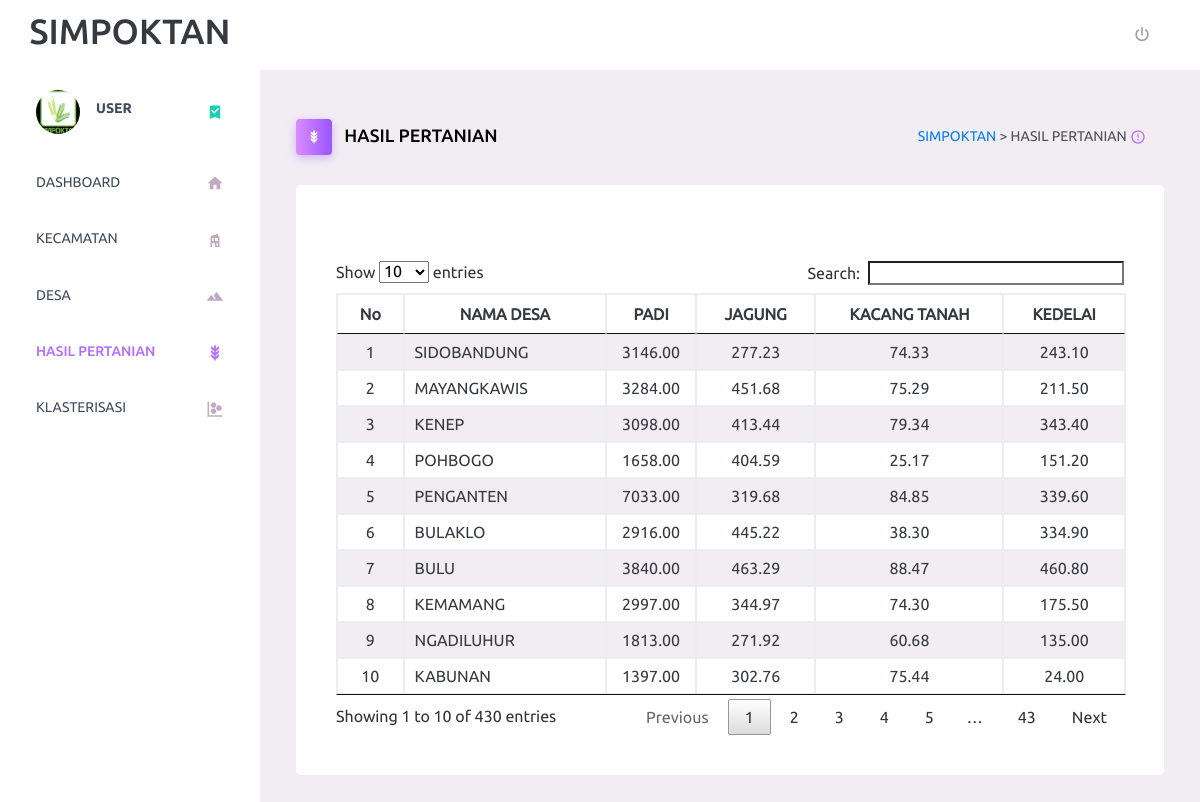
The app's page /index.php/c_user/hasil_pertanian with its own data.
### tables this page shows
CREATE TABLE `hasil_pertanian` (
  `id_hasil` varchar(20) NOT NULL,
  `id_desa` varchar(20) NOT NULL,
  `padi` decimal(20,2) NOT NULL,
  `jagung` decimal(20,2) NOT NULL,
  `kacang_tanah` decimal(20,2) NOT NULL,
  `kedelai` decimal(20,2) NOT NULL
);

CREATE TABLE `desa` (
  `id_desa` varchar(20) NOT NULL,
  `nama_desa` varchar(20) NOT NULL,
  `id_kecamatan` varchar(20) NOT NULL
);

### application/controllers/C_user.php (called while the page is built, shortened)
<?php
	class C_user extends CI_Controller{
		public function hasil_pertanian(){
			$hasil_pertanian =$this->M_data->tampil_hasil()->result();
			$data['hasil_pertanian'] = $hasil_pertanian;
			$hasil_pertanian = $hasil_pertanian[count($hasil_pertanian)-1];
			$hasil_pertanian = $hasil_pertanian->id_hasil;
			$hasil_pertanian = str_replace("H", "", $hasil_pertanian);
			$hasil_pertanian = (int)$hasil_pertanian;
			$hasil_pertanian ++;
			$data['id_hasil'] = $hasil_pertanian;
			$id_desa = $this->M_data->get_select('id_desa', 'hasil_pertanian');
			$list_id = array();
			foreach ($id_desa as $k) {
				$list_id[count($list_id)] = $k->id_desa;
			}
			$data[
				'list_desa'] = $this->M_data->get_desa_unik($list_id);
				$this->load->view('V_link');
				$this->load->view('user/V_navbar');
				$this->load->view('user/V_hasilpertanian',$data);
			}
	}
?>

### index.php (called while the page is built, shortened)
<?php
require_once BASEPATH.'core/CodeIgniter.php';

### application/models/M_data.php (called while the page is built, shortened)
<?php
class M_data extends CI_Model{
	public function tampil_hasil(){
		return $this->db->get_where('hasil_pertanian,desa','hasil_pertanian.id_desa=desa.id_desa');
	}
	public function get_desa_unik($arr){
		$this->db->where_not_in('id_desa', $arr);
		return $this->db->get('desa')->result();
	}
	public function get_select($select,$nama_table){
		$this->db->select($select);
		return $this->db->get($nama_table)->result();
	}
}
 ?>

### application/views/user/V_hasilpertanian.php (the view, shortened to what this page needs)
<body>
      <div class="main-panel">
        <div class="content-wrapper">
          <div class="page-header">
            <h3 class="page-title">
              <span class="page-title-icon bg-gradient-primary text-white mr-2">
                <i class="mdi mdi-barley"></i>
              </span>
              HASIL PERTANIAN
            </h3>
            <nav aria-label="breadcrumb">
              <ul class="breadcrumb">
                <li class="breadcrumb-item active" aria-current="page">
                  <span><a href="<?php echo base_url('c_user/dasboard')?>">SIMPOKTAN </a>> </span>HASIL PERTANIAN
                  <i class="mdi mdi-alert-circle-outline icon-sm text-primary align-middle"></i>
                </li>
              </ul>
            </nav>
          </div>
          <section class="content">
              <div class="card">
              <div class="card-body">
              <br>
              <br>
          <table class="table-bordered table-striped" id="myTable">
                <thead>
                  <tr>
                      <th><center>No</center></th>
                      <th><center>NAMA DESA</center></th>
                      <th><center>PADI</center></th>
                      <th><center>JAGUNG</center></th>
                      <th><center>KACANG TANAH</center></th>
                      <th><center>KEDELAI</center></th>
                  </tr>
                </thead>
                <tbody>
                         <?php
                         $no = 1;
                         foreach ($hasil_pertanian as $hsl) :
                         ?>
                  <tr>
                        <td><center><?php echo $no++ ?></center></td>
                        <td><?php echo $hsl->nama_desa ?></td>
                        <td><center><?php echo $hsl->padi ?></center></td>
                        <td><center><?php echo $hsl->jagung ?></center></td>
                        <td><center><?php echo $hsl->kacang_tanah ?></center></td>
                        <td><center><?php echo $hsl->kedelai ?></center></td>
                  </tr>
                        <?php endforeach; ?>
                </tbody>
          </table>
        </section>
      </div>
    </div>
    </div>
  </div>

### records on screen
hasil_pertanian: id_desa.nama_desa "SIDOBANDUNG", padi "3146.00", jagung "277.23", kacang_tanah "74.33", kedelai "243.10"
hasil_pertanian: id_desa.nama_desa "MAYANGKAWIS", padi "3284.00", jagung "451.68", kacang_tanah "75.29", kedelai "211.50"
hasil_pertanian: id_desa.nama_desa "KENEP", padi "3098.00", jagung "413.44", kacang_tanah "79.34", kedelai "343.40"
hasil_pertanian: id_desa.nama_desa "POHBOGO", padi "1658.00", jagung "404.59", kacang_tanah "25.17", kedelai "151.20"
hasil_pertanian: id_desa.nama_desa "PENGANTEN", padi "7033.00", jagung "319.68", kacang_tanah "84.85", kedelai "339.60"
hasil_pertanian: id_desa.nama_desa "BULAKLO", padi "2916.00", jagung "445.22", kacang_tanah "38.30", kedelai "334.90"
hasil_pertanian: id_desa.nama_desa "BULU", padi "3840.00", jagung "463.29", kacang_tanah "88.47", kedelai "460.80"
hasil_pertanian: id_desa.nama_desa "KEMAMANG", padi "2997.00", jagung "344.97", kacang_tanah "74.30", kedelai "175.50"
hasil_pertanian: id_desa.nama_desa "NGADILUHUR", padi "1813.00", jagung "271.92", kacang_tanah "60.68", kedelai "135.00"
hasil_pertanian: id_desa.nama_desa "KABUNAN", padi "1397.00", jagung "302.76", kacang_tanah "75.44", kedelai "24.00"
